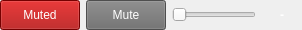
     <widget class="QWidget" name="VolumeSliderControl" native="true">
      <property name="sizePolicy">
       <sizepolicy hsizetype="Expanding" vsizetype="Fixed">
        <horstretch>0</horstretch>
        <verstretch>0</verstretch>
       </sizepolicy>
      </property>
      <property name="minimumSize">
       <size>
        <width>0</width>
        <height>30</height>
       </size>
      </property>
      <property name="maximumSize">
       <size>
        <width>16777215</width>
        <height>30</height>
       </size>
      </property>
      <layout class="QHBoxLayout" name="Layout_Volume">
       <property name="leftMargin">
        <number>0</number>
       </property>
       <property name="topMargin">
        <number>0</number>
       </property>
       <property name="rightMargin">
        <number>0</number>
       </property>
       <property name="bottomMargin">
        <number>0</number>
       </property>
       <item>
        <widget class="QPushButton" name="pushButtonUnMute">
         <property name="sizePolicy">
          <sizepolicy hsizetype="Fixed" vsizetype="Fixed">
           <horstretch>0</horstretch>
           <verstretch>0</verstretch>
          </sizepolicy>
         </property>
         <property name="minimumSize">
          <size>
           <width>80</width>
           <height>30</height>
          </size>
         </property>
         <property name="maximumSize">
          <size>
           <width>80</width>
           <height>30</height>
          </size>
         </property>
         <property name="styleSheet">
          <string notr="true">color: rgb(255, 255, 255);
background-color: rgb(164, 0, 0);
          </string>
         </property>
         <property name="text">
          <string>Muted</string>
         </property>
        </widget>
       </item>
       <item>
        <widget class="QPushButton" name="pushButtonMute">
         <property name="sizePolicy">
          <sizepolicy hsizetype="Fixed" vsizetype="Fixed">
           <horstretch>0</horstretch>
           <verstretch>0</verstretch>
          </sizepolicy>
         </property>
         <property name="minimumSize">
          <size>
           <width>80</width>
           <height>30</height>
          </size>
         </property>
         <property name="maximumSize">
          <size>
           <width>80</width>
           <height>30</height>
          </size>
         </property>
         <property name="styleSheet">
          <string notr="true">color: rgb(255, 255, 255);
background-color: #6d6d6d;</string>
         </property>
         <property name="text">
          <string>Mute</string>
         </property>
         <property name="flat">
          <bool>false</bool>
         </property>
        </widget>
       </item>
       <item>
        <widget class="QSlider" name="horizontalSliderVolume">
         <property name="sizePolicy">
          <sizepolicy hsizetype="Expanding" vsizetype="Minimum">
           <horstretch>0</horstretch>
           <verstretch>0</verstretch>
          </sizepolicy>
         </property>
         <property name="minimumSize">
          <size>
           <width>0</width>
           <height>30</height>
          </size>
         </property>
         <property name="styleSheet">
          <string notr="true">QSlider::groove:horizontal { background: transparent; height: 32px}
QSlider::handle:horizontal { background: qlineargradient(spread:pad, x1:0.505682, y1:0, x2:0.506, y2:1, stop:0 rgba(46, 214, 214, 255), stop:1 rgba(144, 255, 251, 255)); height: 52px; width: 52px; margin: 0 0;  border-radius: 10px;};
outline: none;</string>
         </property>
         <property name="maximum">
          <number>100</number>
         </property>
         <property name="orientation">
          <enum>Qt::Horizontal</enum>
         </property>
        </widget>
       </item>
       <item>
        <widget class="QLabel" name="volumeValueLabel">
         <property name="sizePolicy">
          <sizepolicy hsizetype="Preferred" vsizetype="Minimum">
           <horstretch>0</horstretch>
           <verstretch>0</verstretch>
          </sizepolicy>
         </property>
         <property name="minimumSize">
          <size>
           <width>40</width>
           <height>30</height>
          </size>
         </property>
         <property name="maximumSize">
          <size>
           <width>40</width>
           <height>16777215</height>
          </size>
         </property>
         <property name="font">
          <font>
           <weight>75</weight>
           <bold>true</bold>
          </font>
         </property>
         <property name="styleSheet">
          <string notr="true">color: rgb(255, 255, 255);
background-color:transparent;</string>
         </property>
         <property name="text">
          <string>-</string>
         </property>
         <property name="alignment">
          <set>Qt::AlignCenter</set>
         </property>
        </widget>
       </item>
      </layout>
     </widget>
